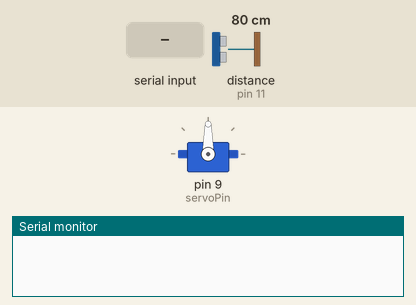
Simulated run of this sketch. Board: Arduino Uno, built with avr-gcc and run on an emulated ATmega328P. Shown: servo, the last lines printed to the serial monitor. The test bench sets the inputs (shaded band); at power-on: distance to the obstacle (sensor on pin 11) 80 cm. The echo pulse lasts 58.3 µs per cm.

Above: at 1.2 s.
1.3 s: "90,45\n" received over Serial
At 2.6 s:
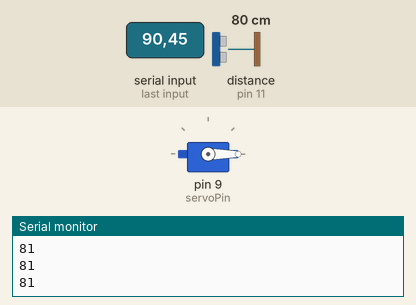
3.8 s: "30,150\n" received over Serial
At 4.2 s:
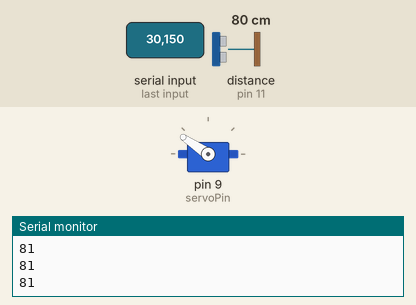
6.3 s: "200\n" received over Serial
At 6.9 s:
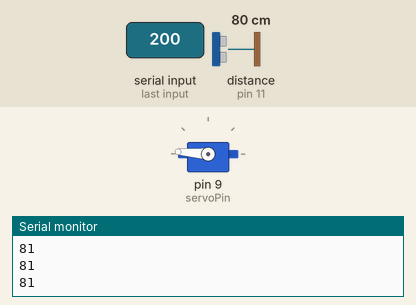
Timing chart, 0 to 9.3 s (numbered marks = the images above; inputs shaded):
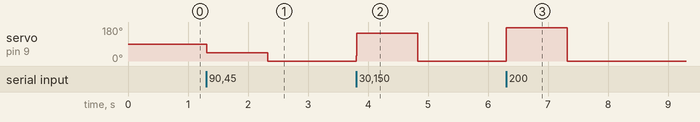

Measured:
- after the input at 1.3 s, servo on pin 9 (servoPin): 90° → 44° at once, → 0° 1.0 s later
- after the input at 3.8 s, servo on pin 9 (servoPin): 0° → 146° at once, → 0° 1.0 s later
- after the input at 6.3 s, servo on pin 9 (servoPin): 0° → 176° at once, → 0° 1.0 s later

The sketch:

Sonar_Project_Tutorial.ino
```cpp
// (licence header left out)
#include <Servo.h>            // include the standard servo library
#include <NewPing.h>


// DC hobby servo
Servo servo1;

/* The servo minimum and maximum angle rotation */
static const int minAngle = 0;
static const int maxAngle = 176;
int servoAngle;
int servoPos;
int servoPin = 9;
#define MAX_DISTANCE 500


/* Define pins for HC-SR04 ultrasonic sensor */
#define echoPin 11 // Echo Pin = Analog Pin 0
#define trigPin 12 // Trigger Pin = Analog Pin 1
#define LEDPin 13 // Onboard LED
long duration; // Duration used to calculate distance
long HR_dist=0; // Calculated Distance
int HR_angle=0; // The angle in which the servo/sensor is pointing
int HR_dir=1; // Used to change the direction of the servo/sensor
int minimumRange=5; //Minimum Sonar range
int maximumRange=200; //Maximum Sonar Range

NewPing sonar(trigPin, echoPin, maximumRange);

/*--------------------SETUP()------------------------*/
void setup() {
 //Begin Serial communication using a 9600 baud rate
 Serial.begin (57600);

 // Tell the arduino that the servo is attached to Digital pin 10.
 servo1.attach(servoPin);


}

/*----------------------LOOP()--------------------------*/
void loop() {

 /* check if data has been sent from the computer: */
 if (Serial.available()) {

 /* This expects an integer from the Serial buffer */
 HR_angle = Serial.parseInt();

 /* If the angle provided is 0 or greater, then move servo to that
 position/angle and then get a reading from the ultrasonic sensor */
 if(HR_angle>-1){
 /*Make sure that the angle provided does not go beyond the capabilities
 of the Servo. This can also be used to calibrate the servo angle */
 servoPos = constrain(map(HR_angle, 0,180,minAngle,maxAngle),minAngle,maxAngle);
 servo1.write(servoPos);

 /* Call the getDistance function to take a reading from the Ultrasonic sensor */
        int HR_dist = sonar.ping_cm();
        if (HR_dist >= maximumRange || HR_dist <= minimumRange){
 /* Send a 0 to computer and Turn LED ON to indicate "out of range" */
           Serial.println("0");
           } else {
 /* Send the distance to the computer using Serial protocol, and
 turn LED OFF to indicate successful reading. */
           Serial.println(HR_dist);  }
        delay(10);
 }
 }
}
```
